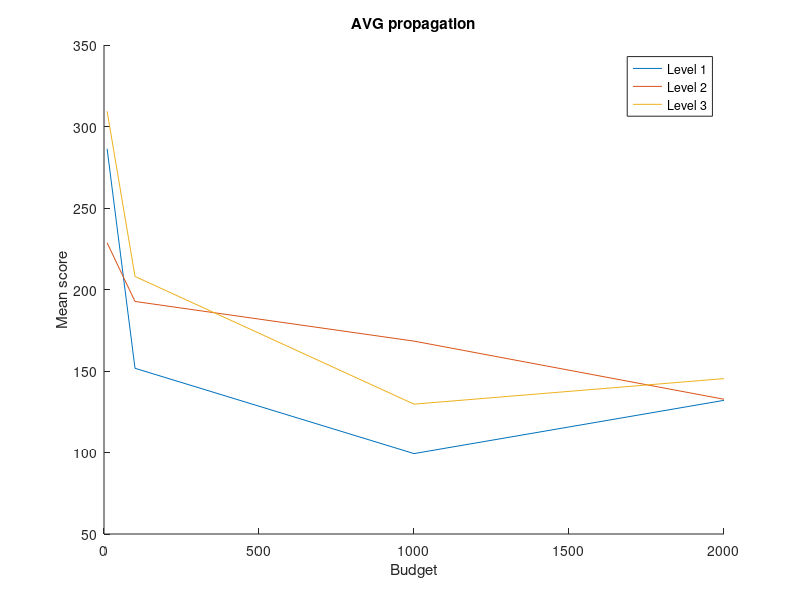

Recreate this plot in MATLAB.
hold off;
x=[10, 100, 1000, 2000];
y1=[286.3333333,151.6666667,99.33333333,132];
y2=[228.6666667,192.6666667,168.3333333,132.6666667];
y3=[309.3333333,208,129.6666667,145.3333333];
hold on;
plot(x,y1);
plot(x,y2);
plot(x,y3);
title("AVG propagation");
xlabel("Budget");
ylabel("Mean score");
legend("Level 1","Level 2","Level 3");

